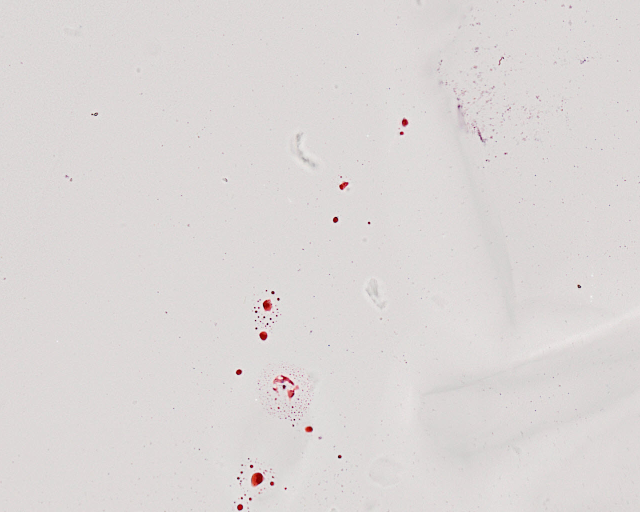
//> input picture analytics/QC/notebooks/Image6.tif, 1280 x 1024 px (shown at 1/2 size)
$ ./Analysis-Foreground ../../analytics/QC/notebooks/Image6.tif 3 3 3 3 3 3   (built with g++ and OpenCV 4)
//> lines starting //> are read from the running program, lines starting //| are printed output that depends on the picture; after the words box and inside, x2 and y2 are one past the last pixel; in counts of white or black regions, pixels touching at a corner belong together
#include <opencv2/core/core.hpp>
#include <opencv2/highgui/highgui.hpp>
#include <opencv2/imgproc/imgproc.hpp>
#include <stdlib.h>
#include <iostream>
#include <fstream>
#include <cmath>
#include <map>

using namespace cv;
using namespace std;

vector<Mat> rgb2hsv(Mat);
Mat threshold (vector<Mat>, Mat, vector<float>);
void QuHAnTitation(Mat, string);
Mat connected(Mat);

int main(int argc, char* argv[]) {
        //checks if the user inputted correct number of inputs
	if ( argc < 8 )
        {
                cout << "Not enough arguments" << endl;
                return -1;
        }
	//reads image and verifies that it has data
	string name = argv[1];
	string front_name = "/manta/naultran/stor/cors_demo/";
	string::size_type i = name.find(front_name);
	if (i != string::npos)
		name.erase(i, front_name.length());
	unsigned sz = name.size();
	name.resize(sz-4);
        Mat image = imread(argv[1],CV_LOAD_IMAGE_COLOR);
//> image is the input picture: 1024 rows x 1280 cols, CV_8UC3; mean B, G, R 214.7, 215.4, 220

	//Checks if image exists
	if (!image.data )
        {
                cout << "Could not open or find the image" << endl;
                return -1;
        }

	vector<float> R;
	R.push_back(atoi(argv[2]));
//> R = [3]
	R.push_back(atoi(argv[3]));
//> R = [3, 3]
	R.push_back(atoi(argv[4]));
//> R = [3, 3, 3]
	R.push_back(atoi(argv[5]));
//> R = [3, 3, 3, 3]
	R.push_back(atoi(argv[6]));
//> R = [3, 3, 3, 3, 3]
	R.push_back(atoi(argv[7]));
//> R = [3, 3, 3, 3, 3, 3]

	//Goes within functions
	vector<Mat> mask = rgb2hsv (image);
	Mat masked = threshold (mask, image, R);
	QuHAnTitation(masked,name);
	return 0;
}


vector<Mat> rgb2hsv (Mat image){
	//Function converts the image from
	//BGR to RGB to HSV

	vector<Mat> spl;
	Mat image_32f;

	//Rearranging channels to change from BGR to RGB
	image.convertTo(image_32f, CV_32F);
        split(image_32f, spl);
	vector<Mat> rgb(3);
	rgb[0] = spl[2];
	rgb[1] = spl[1];
	rgb[2] = spl[0];

	//Initializing mask and finding min and max of vector
	Mat mask2 = Mat::zeros(image.size(), CV_8UC3);
	Mat mask2_32f;
	mask2.convertTo(mask2_32f, CV_32F);
	vector<Mat> mask;
	split(mask2_32f, mask);
	Mat max_1 = max(rgb[0],rgb[1]);
	Mat max_2 = max(max_1, rgb[2]);
	Mat min_1 = min(rgb[0],rgb[1]);
	Mat min_2 = min(min_1, rgb[2]);
	Mat delta = max_2 - min_2;
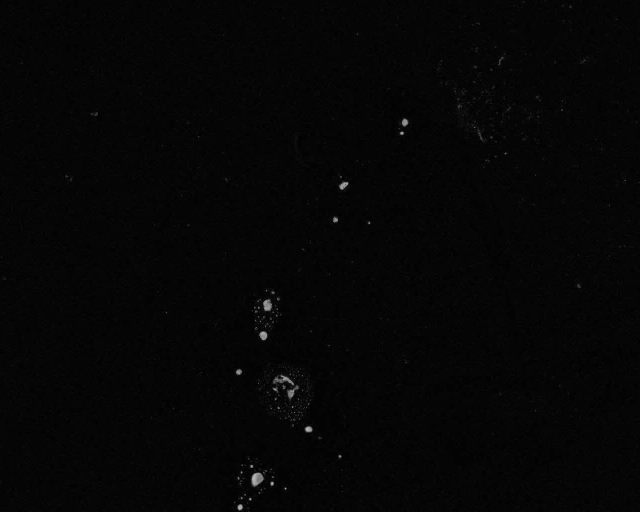
//> delta: 1024 rows x 1280 cols, CV_32FC1 (shown at 1/2 size); min 0, max 195, mean 5.6
	Mat s = delta/max_2;

	//Checking if the max is 0, then s will be 0
	for (int i = 0;i<max_2.rows;i++)
	{
		for (int j = 0;j<max_2.cols;j++)
		{
			if (max_2.at<float>(i,j) == 0)
				s.at<float>(i,j)= 0;
		}
	}
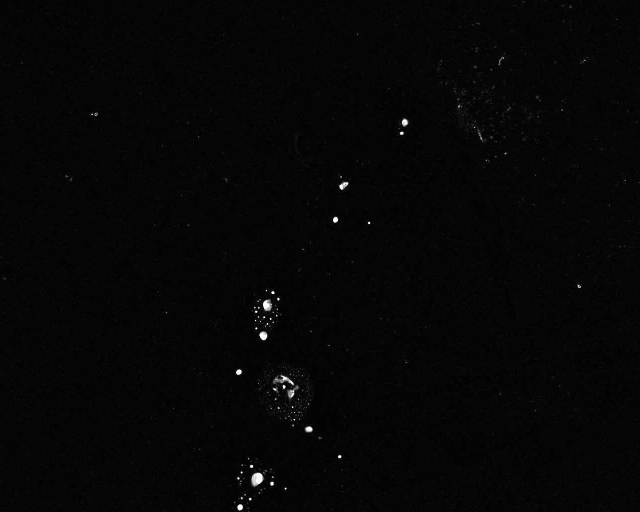
//> s: 1024 rows x 1280 cols, CV_32FC1 (shown at 1/2 size); min 0, max 1, mean 0.0259
	Mat idx0 = (rgb[0] == max_2);
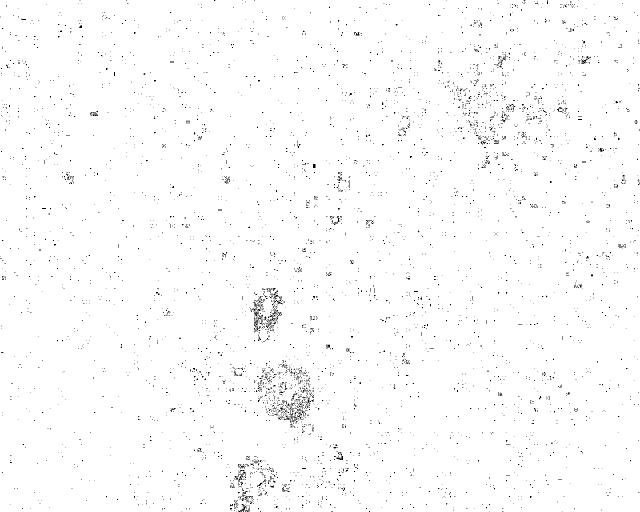
//> idx0: 1024 rows x 1280 cols, CV_8UC1 (shown at 1/2 size); 98.7% white; black in thin lines or dots
	Mat idx1 = (rgb[1] == max_2);
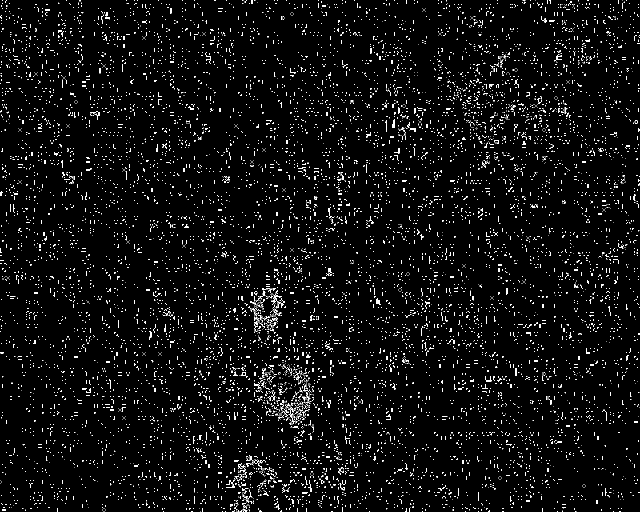
//> idx1: 1024 rows x 1280 cols, CV_8UC1 (shown at 1/2 size); 3.9% white in thin lines or dots
	bool a,b;
	double num;

	//For each pixel in the image, it converts it to HSV
	for (int i = 0; i < idx0.rows; i++)
	{
		for (int j = 0; j <idx0.cols;j++)
		{
			a = idx0.at<bool>(i,j);
			b = idx1.at<bool>(i,j);
		 	if (a == 255)
				mask[0].at<float>(i,j) = (rgb[1].at<float>(i,j) -
				rgb[2].at<float>(i,j)) / delta.at<float>(i,j);
			else if (b == 255)
				mask[0].at<float>(i,j) = 2.0 + ((rgb[2].at<float>(i,j) -
				rgb[0].at<float>(i,j)) / delta.at<float>(i,j));
			else
				mask[0].at<float>(i,j) = 4.0 + ((rgb[0].at<float>(i,j) -
				rgb[1].at<float>(i,j)) / delta.at<float>(i,j));
			num = fmod((fmod((mask[0].at<float>(i,j)/6.0), 1.0)+1.0),1.0);
			mask[0].at<float>(i,j) = num*255.0;
			if (delta.at<float>(i,j) == 0)
				mask[0].at<float>(i,j) = 0;
			mask[1].at<float>(i,j) = s.at<float>(i,j)*255.0;
			mask[2].at<float>(i,j) = max_2.at<float>(i,j);
		}
	}
//> this loop made 1024 passes
//> num on passes 1 to 3: 0.8, 0.8, 0.8
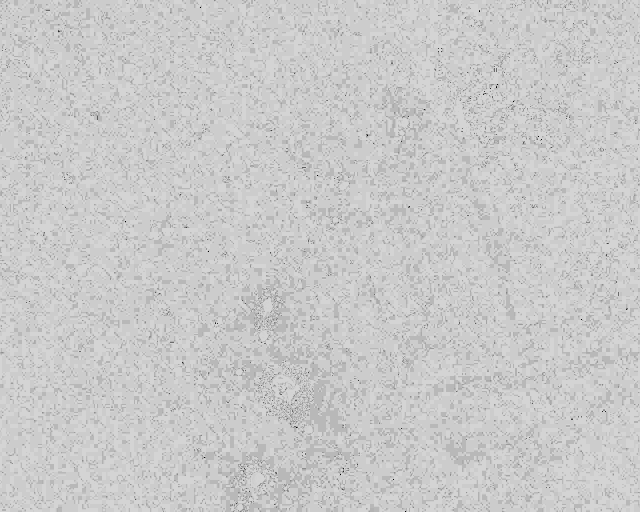
//> mask[0]: 1024 rows x 1280 cols, CV_32FC1 (shown at 1/2 size); min 0, max 212.5, mean 201.9
//> after the loop, a = true; b = false; num = 0.8
	//returns the HSV image
	return mask;
}

Mat threshold(vector<Mat> mask, Mat image, vector<float> R){
	//Function turns an HSV image into Binary
	//With given threshold, determine how each channel will appear

	Mat mask1 = Mat::zeros(image.size() ,CV_8UC1);

	Mat m1;
	Mat m2;
	Mat m3;

	//if the first value is larger than the second one, handle differently
	if (R[0] > R[1])
		m1 = ((R[0] <= mask[0]) | (mask[0] <= R[1]));
	else
		m1 = ((R[0] <= mask[0]) & (mask[0] <= R[1]));
//> m1: 1024 rows x 1280 cols, CV_8UC1; every value is 0
	if (R[2] > R[3])
		m2 = ((R[2] <= mask[1]) | (mask[1] <= R[3]));
	else
		m2 = ((R[2] <= mask[1]) & (mask[1] <= R[3]));
	if (R[4] > R[5])
		m3 = ((R[4] <= mask[2]) | (mask[2] <= R[5]));
	else
		m3 = ((R[4] <= mask[2]) & (mask[2] <= R[5]));
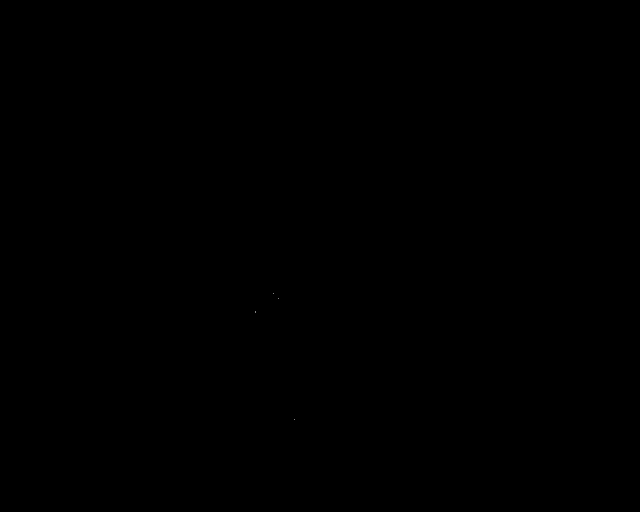
//> m3: 1024 rows x 1280 cols, CV_8UC1 (shown at 1/2 size); 0% white in thin lines or dots, all inside (x1, y1, x2, y2) = (511, 586, 590, 840)

	//Combines the 3 channels into 1
	mask1 = m1 & m2 & m3;

	//returns the binary image
	return mask1;
}

Mat connected(Mat masked) {
	//Function finds the connected components in the image then
	//returns an image with the labeled components

	vector<int> C;
	int newlabel= 0;
	C.push_back(newlabel);
	int lx;
	Mat con = Mat::zeros(masked.size(), CV_16U);

	//Iterates through the binary image and finds the connected components
	//Labels them on the black image con
	for (int i = 0; i < masked.rows; i++)
	{
		for (int j = 0; j < masked.cols; j++)
		{
			//If the pixel is not part of the background
			if (masked.at<uchar>(i,j) != 0)
			{
				unsigned short n = 0;
				unsigned short w = 0;
				unsigned short nw = 0;
				unsigned short ne = 0;
				//If it is the first pixel
				if (i == 0 && j == 0)
				{
				}
				//If it is in the first row
				else if (i ==0)
				{
					w = con.at<unsigned short>(i,j-1);
				}
				//If it is in the first column
				else if (j == 0)
				{
					n = con.at<unsigned short>(i-1,j);
					ne = con.at<unsigned short>(i-1,j+1);

				}
				//If it is in the last column
				else if (j == masked.cols-1)
				{
					w = con.at<unsigned short>(i,j-1);
					n = con.at<unsigned short>(i-1,j);
					nw = con.at<unsigned short>(i-1,j-1);
				}
				//If it is in the middle of the image
				else
				{
					n = con.at<unsigned short>(i-1,j);
					nw = con.at<unsigned short>(i-1,j-1);
					ne = con.at<unsigned short>(i-1,j+1);
					w = con.at<unsigned short>(i,j-1);
				}
				//if it has no neighbors, generate a new label
				if (w==0 && n ==0 && nw ==0 && ne==0)
				{
					newlabel++;
					lx = newlabel;
					C.push_back(newlabel);
				}
				//Otherwise, use the smallest label from a neighbor
				else
				{
					vector<int> M;
					if (n != 0)
						M.push_back(n);
					if (w != 0)
						M.push_back(w);
					if (nw != 0)
						M.push_back(nw);
					if (ne != 0)
						M.push_back(ne);
					int min = M[0];
					for (int y = 0; y < M.size(); y++)
					{
						if (M[y] <= min)
							min = M[y];
					}
					lx = min;

					//Goes through M and checks if the values need to be overwritten
					for (int y = 0; y < M.size(); y++)
					{
						int overwrite_label = C[M[y]];
						for (int cc = 0; cc < C.size(); cc++)
						{
							if (C[cc] == overwrite_label)
								C[cc] = C[min];
						}
					}
				}

				//SInce lx is the min label, change that pixel in con to the value of lx
				con.at<unsigned short>(i,j) = (unsigned short) lx;
			}
		}
	}
//> con: 1024 rows x 1280 cols, CV_16UC1; every value is 0
//> after the loop, newlabel = 0; lx = 0

	int sum = 0;
	//Goes through each pixel in con and counts the number of foreground pixels
	//Looks for labels that need to be lowered
	for (int i = 0; i < con.rows; i++)
	{
		for (int j = 0; j < con.cols; j++)
		{
			int pixel = (int) con.at<unsigned short>(i,j);
			if (masked.at<uchar>(i,j)!=0)
			{
				con.at<unsigned short>(i,j) = (unsigned short) C[pixel];
				sum++;
			}
		}
	}
//> after the loop, sum = 0

	map<int,int> count;
	//Create a map and the key will be the label and the value will be the number of pixels with that label
	for (int i = 0; i < con.rows;i++)
	{
		for (int j = 0; j < con.cols;j++)
		{
			count[(int) con.at<unsigned short>(i,j)] +=1;
		}
	}

	//Return the labelled component image
	return con;
}


void QuHAnTitation(Mat masked, string name){
	//Function creates 2 text files, creates a map then determines
	//the bounding box, centroid, and area of each connected component
	//Enters information into output_full.txt and puts total area into output_summary.txt

	ofstream q_str;
	string summ_file_name = "output_full.txt";
	q_str.open(summ_file_name.c_str());

	ofstream s_str;
	string area_file_name = "output_summary.txt";
	s_str.open(area_file_name.c_str());

	Mat image = connected(masked);
	map<int,vector<Point> > count;

	//  Initializing map
	//  Key: label	Values: Points with same label

	for (int i = 0; i < image.rows; i++)
	{
		for (int j = 0; j < image.cols; j++)
		{
			if (image.at<unsigned short>(i,j) != 0)
				count[(int) image.at<unsigned short>(i,j)].push_back(Point(i,j));
		}
	}
//> after the loop, count = 0 items
	vector<int> area;
	vector<vector<int> > bound;
	vector<Point> centroid;
	map<int,vector<Point> >::iterator it;
	int x1 = 0;
	int y1 = 0;

	//goes through the map and determines the bounding box, centroid and area of each component
	for (it=count.begin(); it != count.end(); it++)
	{
		if ((it->second).size() > 5 && (it->first) != 0)
		{
			area.push_back((it->second).size());
			int xmin = (it->second)[0].x;
			int ymin = (it->second)[0].y;
			int xmax = (it->second)[0].x;
			int ymax = (it->second)[0].y;
			for (int i = 0; i < (it->second).size(); i++)
			{
				if ((it->second)[i].x <= xmin)
					xmin = (it->second)[i].x;
				if ((it->second)[i].x >= xmax)
					xmax = (it->second)[i].x;
				if ((it->second)[i].y <= ymin)
					ymin = (it->second)[i].y;
				if ((it->second)[i].y >= ymax)
					ymax = (it->second)[i].y;
				x1 += (it->second)[i].x;
				y1 += (it->second)[i].y;
			}
			vector<int> box;
			box.push_back(ymin);
			box.push_back(xmin);
			box.push_back(ymax-ymin);
			box.push_back(xmax-xmin);
			bound.push_back(box);
			centroid.push_back(Point(y1/(it->second).size(),x1/(it->second).size()));
			x1 = 0;
			y1 = 0;
		}
	}
//> this loop made 0 passes
//> after the loop, x1 = 0; y1 = 0; bound = 0 items

	//Determines the area of each component
	int sum = 0;
	for (int i = 0; i < area.size(); i++)
		sum += area[i];
//> after the loop, sum = 0
	//Places the quantitative information into output_full.txt
	q_str << "File \tArea \tCen-X \tCen-Y \tBB-1 \tBB-2 \tBB-3 \tBB-4" << endl;
	for (int i =0; i < bound.size(); i++)
	{
		if (i != bound.size()-1)
		q_str << name << "\t" << area[i] << "\t" << centroid[i].x << "\t" << centroid[i].y << "\t" << bound[i][0] << "\t" << bound[i][1] << \
			"\t" << bound[i][2] << "\t" << bound[i][3] << endl;
		else
			q_str << name << "\t" << area[i] << "\t" << centroid[i].x << "\t" << centroid[i].y << "\t" << bound[i][0] << "\t" << bound[i][1] << \
			"\t" << bound[i][2] << "\t" << bound[i][3];
	}


	s_str << "File \t Total Area\n" << name << "\t" << sum;
	q_str.close();
	s_str.close();
}
